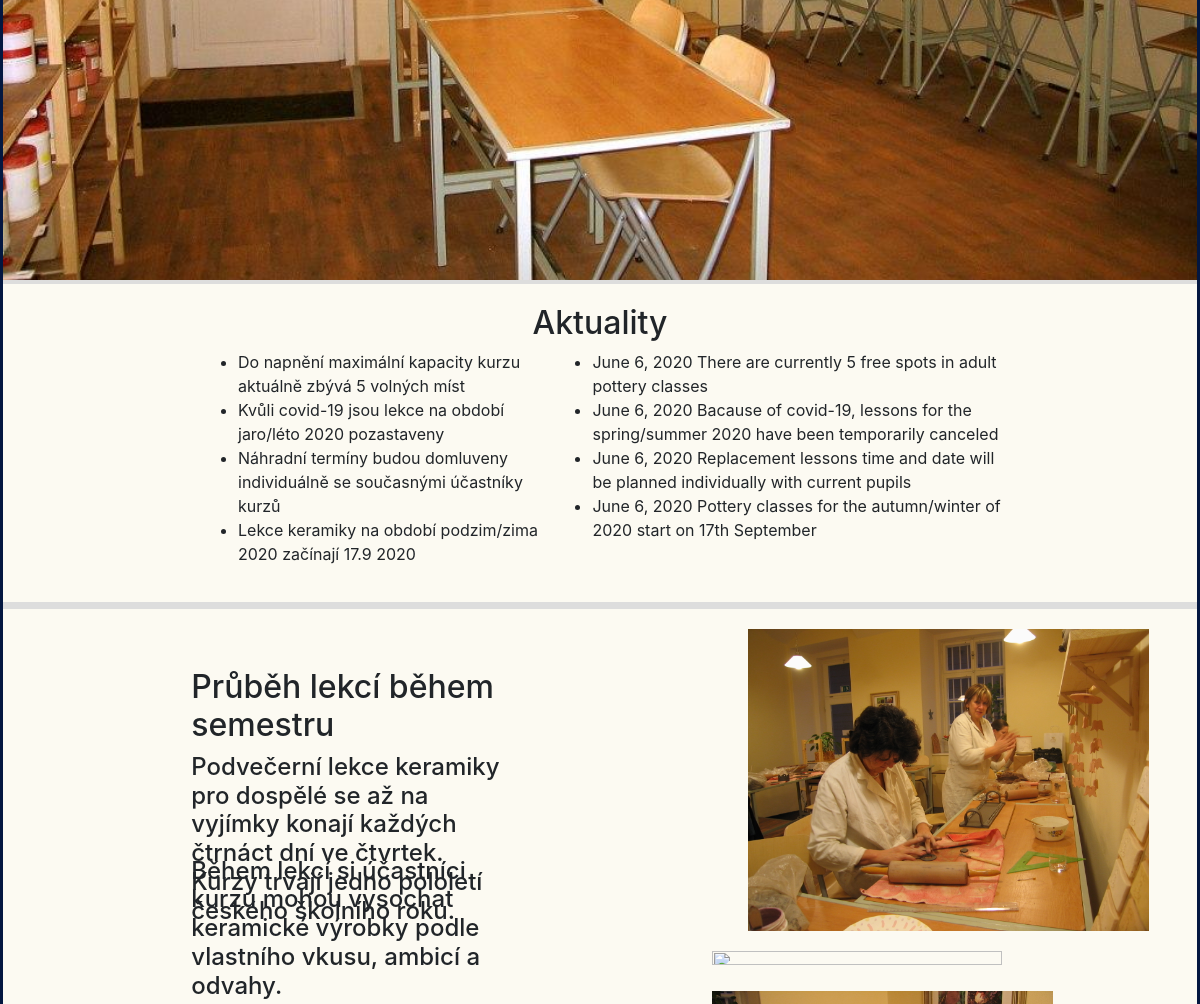
Before: /dospeli (middle part) with the older database file.
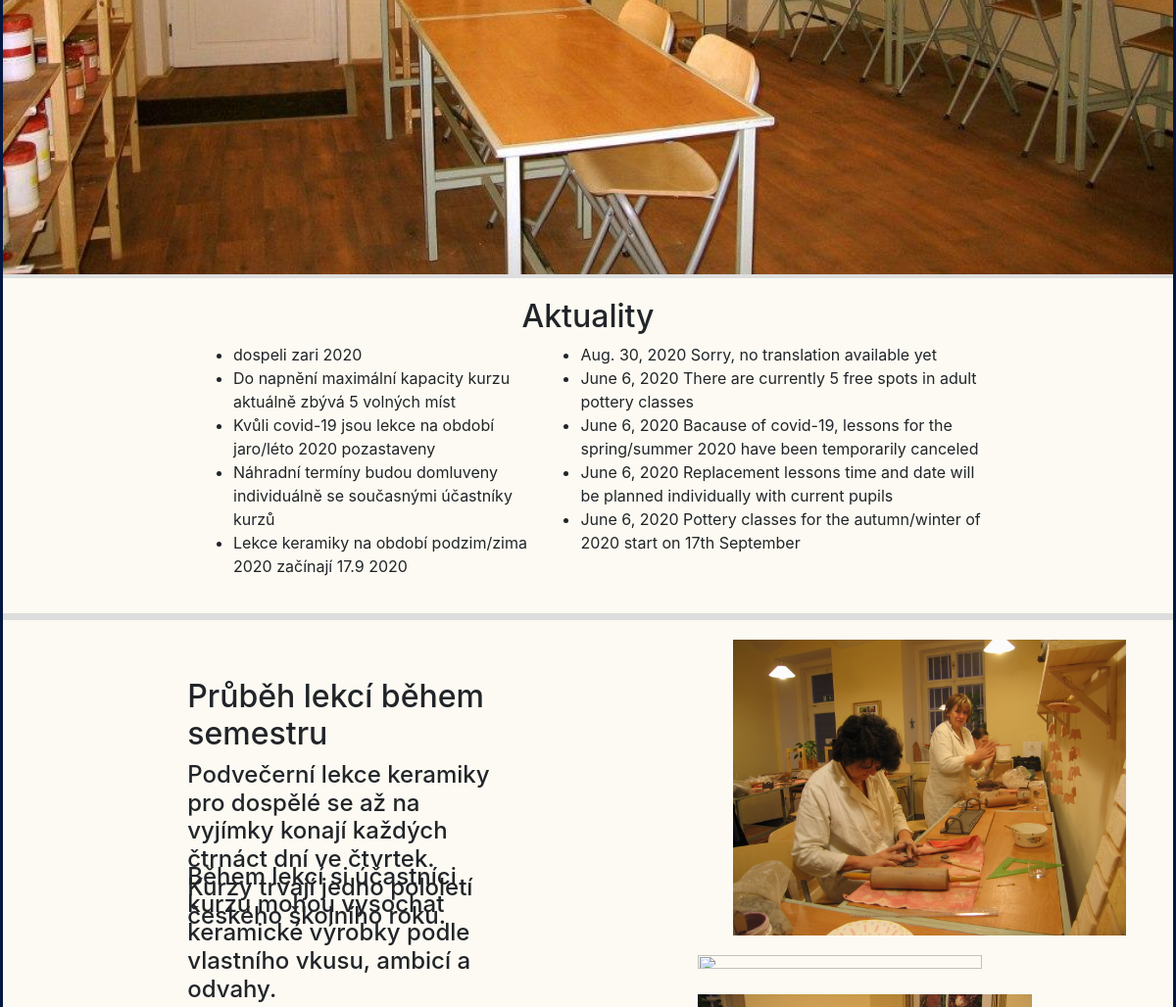
After: the same page with the newer database file.
### keramika_ostrovni_web/models.py (models this page shows)
class Aktuality(models.Model):
    TYPE_CHOICES = (('adults', 'dospeli'), ('children', 'deti'))
    text_zpravy_cs = models.CharField(max_length=1000, blank=False)
    text_zpravy_en = models.CharField(max_length=1000, default='Sorry, no translation available yet')
    datum = models.DateField(auto_now=True)
    typ_aktualit = models.CharField(max_length=16, choices=TYPE_CHOICES, default='children')

### keramika_ostrovni_web/views.py (the view)
# urls.py: path("dospeli", views.adults, name="adults"),
def adults(request):
    context = {
        "username": request.user.username,
        "aktuality": Aktuality.objects.filter(typ_aktualit='adults').all().all().order_by("-datum"),
        "courses": LekceDospeli.objects.all()
    }
    for course in context.get('courses'):
        course.den_cs, course.den_en = day_to_text_dict(course.den)
    return render(request, "keramika_ostrovni_web/adults.html", context)

### keramika_ostrovni_web/views.py (called while the page is built)
def day_to_text_dict(course_day):
    course_day_cs = ""
    course_day_en = ""
    if course_day == "mon":
        course_day_cs = "pondělí"
        course_day_en = "monday"
    if course_day == "tue":
        course_day_cs = "úterý"
        course_day_en = "tuesday"
    if course_day == "wed":
        course_day_cs = "středa"
        course_day_en = "wednesday"
    if course_day == "thu":
        course_day_cs = "čtvrtek"
        course_day_en = "thursday"
    if course_day == "fri":
        course_day_cs = "pátek"
        course_day_en = "friday"
    if course_day == "sat":
        course_day_cs = "sobota"
        course_day_en = "saturday"
    if course_day == "sun":
        course_day_cs = "neděle"
        course_day_en = "sunday"
    return course_day_cs, course_day_en

### keramika_ostrovni_web/templates/keramika_ostrovni_web/adults.html (shortened to what this page needs)
{% extends "keramika_ostrovni_web/base.html" %}
{% block links %}
    <link rel="stylesheet" href="../../static/keramika_ostrovni_web/css/adults_styling.css">{% endblock %}
{% block page_content %}
    <div class="row">
        <div class="fill-screen col-12"
             style="background-image: url(../../static/keramika_ostrovni_web/images/used_pictures/before_and_after/apo4.jpg)">
        </div>
    </div>
    <div class="row news-row">
        <div class="col-12 ">
            <div class="inside-text-container">
                <article class="text_square">
                    <h2 class="cs-lang">Aktuality</h2>
                    <div id="news_ul">
                        <ul class="cs-lang">
                            {% for news in aktuality %}
                                <li>{{ news.text_zpravy_cs }}</li>
                            {% endfor %}
                        </ul>
                        <ul class="en-lang">
                            {% for news in aktuality %}
                                <li>{{ news.datum }} {{ news.text_zpravy_en }}</li>
                            {% endfor %}
                        </ul>
                    </div>
                </article>
            </div>
        </div>
    </div>
    <div class="row content-row">
        <div class="col-md-5 order-md-2 image-div image-div-1">
            <img src="../../static/keramika_ostrovni_web/images/used_pictures/adults/adults_class.jpg"
                 style="width: 100%"/>
        </div>
        <div class="col-md-7 order-md-1 text-div">
            <div class="inside-text-container">
                <article class="text_square">
                    <h2 class="cs-lang">Průběh lekcí během semestru</h2>
                    <h4 class="cs-lang">Podvečerní lekce keramiky pro dospělé se až na vyjímky konají každých čtrnáct
                        dní ve čtvrtek.
                        Kurzy trvají jedno pololetí českého školního roku.
                    </h4>
                </article>
            </div>
        </div>
    </div>
    <div class="row content-row">
        <div class="col-md-5 order-md-2 image-div image-div-2">
            <img src="../../static/keramika_ostrovni_web/images/used_pictures/adults/adults_lighthouse.jpg"
                 style="width: 85%"/>
        </div>
        <div class="col-md-7 order-md-1 text-div">
            <div class="inside-text-container">
                <article class="text_square">
                    <h4 class="cs-lang">Během lekcí si účastníci kurzu mohou vysochat keramické výrobky podle vlastního
                        vkusu, ambicí a odvahy.
                    </h4>
                </article>
            </div>
        </div>
    </div>
    <div class="row content-row">
        <div class="col-md-5 order-md-2 image-div image-div-2">
            <img src="../../static/keramika_ostrovni_web/images/used_pictures/adults/painting_muf_on_shelf.jpg"
                 style="width: 85%;padding-bottom: 2px"/>
        </div>
        <div class="col-md-7 order-md-1 text-div">
        </div>
    </div>
{% endblock %}

Changed rows visible on the page:
added Aktuality: text_zpravy_cs "dospeli zari 2020", datum "Aug. 30, 2020", text_zpravy_en "Sorry, no translation available yet"
